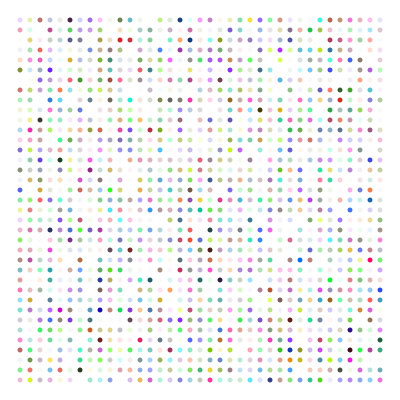
Frame 1 (no input)
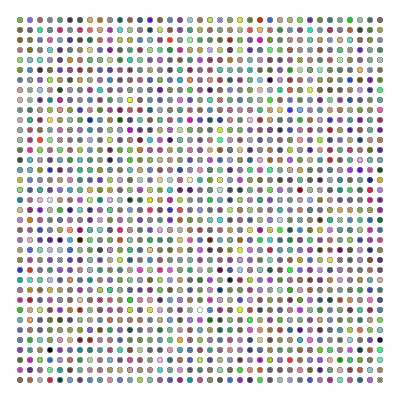
Frame 60 (the mouse pressed at the canvas centre just before this capture)
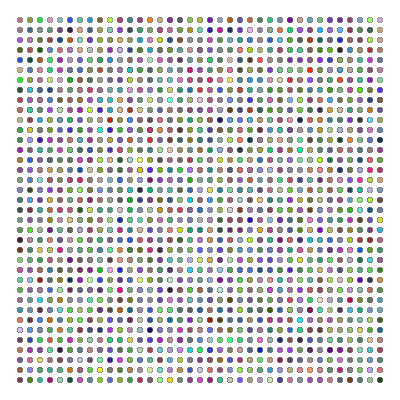
Frame 120 (the mouse held since frame 60 and released just before this capture)

The Processing sketch that drew these frames (run headless with seeded random() and noise(); from frame 60 on, the mouse is pressed at the canvas centre):

// Processing sketch: processing_33426
// ── processing_33426.pde


float speedx=5.0;
float speedy=5.0;
float ballsize=5;
float ballX=ballsize/2;
float ballY=ballsize/2;

void setup() {
  size(400,400);
  background(255);
  noStroke();
  smooth();
  frameRate(30);
  //no variable
}
void draw() {
  //background(204);


  //blinking ball
  noStroke();
  for (int i = 20; i < width-10; i +=ballsize*2) {
    for (int j =20; j < height-10; j+= ballsize*2) {
      // point(i, j);
      fill(random(0,255),random(0,255),random(0,255),random(0,255));
      ellipse(i,j,ballsize,ballsize);
    }
  }
  // ellipse (ballX,ballY,ballsize,ballsize);
}
